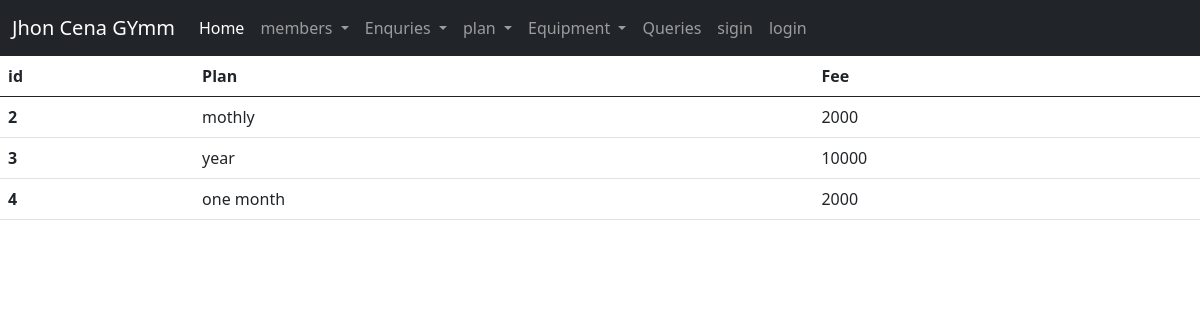
Page /plan/ on the earlier database version.
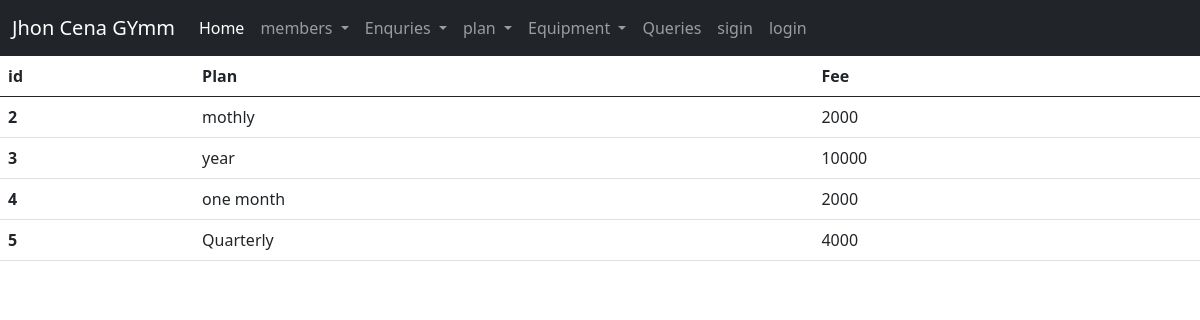
Same page on the later database version.
### app1/models.py (models this page shows, shortened)
class gympaln(models.Model):
    plan=models.CharField(max_length=200)
    fee=models.IntegerField(default=True)

### app1/views.py (the view)
# urls.py: path('plan/',views.view_plan,name='plan'),\
def view_plan(request):
    plan = gympaln.objects.all()
    return render(request, 'app1/gymplan.html', {'plan':plan})

### app1/templates/app1/gymplan.html
{% include 'app1/base.html' %}
{% block content%}
<table class="table">
    <thead>
      <tr>
        <th scope="col">id</th>
        <th scope="col">Plan</th>
        <th scope="col">Fee</th>
      </tr>
    </thead>
    <tbody>
       {% for i in plan %}
        <tr>
            <th scope="row">{{ i.id }}</th>
            <td>{{ i.plan }}</td>
            <td>{{i.fee}}</td>
        </tr>
    {% endfor %}
    </tbody>
  </table>
{% endblock %}

Differences in the rows shown:
added gympaln: id "5", plan "Quarterly", fee "4000"
